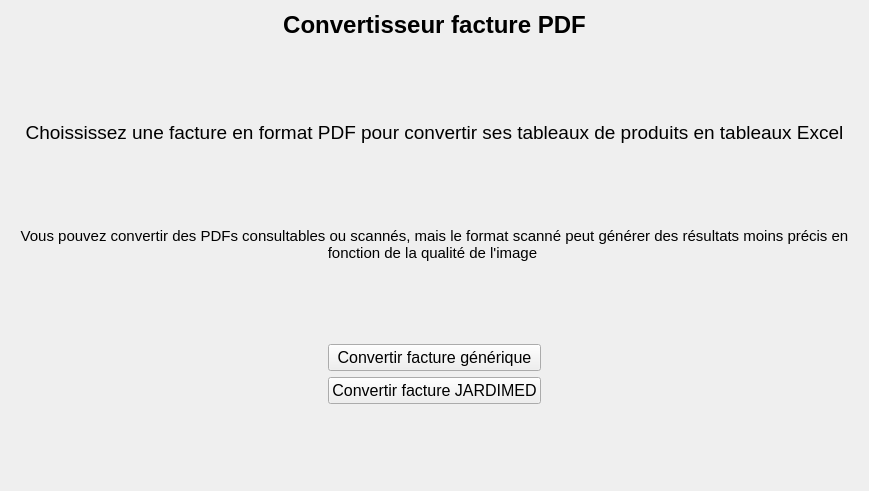
<?xml version="1.0" encoding="UTF-8"?>
<ui version="4.0">
 <class>Form</class>
 <widget class="QWidget" name="Form">
  <property name="geometry">
   <rect>
    <x>0</x>
    <y>0</y>
    <width>869</width>
    <height>491</height>
   </rect>
  </property>
  <property name="sizePolicy">
   <sizepolicy hsizetype="Expanding" vsizetype="Expanding">
    <horstretch>0</horstretch>
    <verstretch>0</verstretch>
   </sizepolicy>
  </property>
  <property name="font">
   <font>
    <pointsize>12</pointsize>
   </font>
  </property>
  <property name="windowTitle">
   <string>Form</string>
  </property>
  <layout class="QVBoxLayout" name="verticalLayout_2">
   <item>
    <widget class="QLabel" name="label">
     <property name="font">
      <font>
       <pointsize>14</pointsize>
       <bold>true</bold>
      </font>
     </property>
     <property name="text">
      <string>&lt;html&gt;&lt;head/&gt;&lt;body&gt;&lt;p align=&quot;center&quot;&gt;&lt;span style=&quot; font-size:18pt;&quot;&gt;Convertisseur facture PDF&lt;/span&gt;&lt;/p&gt;&lt;/body&gt;&lt;/html&gt;</string>
     </property>
    </widget>
   </item>
   <item>
    <spacer name="verticalSpacer_2">
     <property name="orientation">
      <enum>Qt::Orientation::Vertical</enum>
     </property>
     <property name="sizeHint" stdset="0">
      <size>
       <width>20</width>
       <height>40</height>
      </size>
     </property>
    </spacer>
   </item>
   <item>
    <widget class="QLabel" name="label_3">
     <property name="text">
      <string>&lt;html&gt;&lt;head/&gt;&lt;body&gt;&lt;p align=&quot;center&quot;&gt;&lt;span style=&quot; font-size:14pt;&quot;&gt;Choississez une facture en format PDF pour convertir ses tableaux de produits en tableaux Excel&lt;/span&gt;&lt;/p&gt;&lt;/body&gt;&lt;/html&gt;</string>
     </property>
    </widget>
   </item>
   <item>
    <spacer name="verticalSpacer_4">
     <property name="orientation">
      <enum>Qt::Orientation::Vertical</enum>
     </property>
     <property name="sizeHint" stdset="0">
      <size>
       <width>20</width>
       <height>40</height>
      </size>
     </property>
    </spacer>
   </item>
   <item>
    <widget class="QLabel" name="label_2">
     <property name="text">
      <string>&lt;html&gt;&lt;head/&gt;&lt;body&gt;&lt;p align=&quot;center&quot;&gt;&lt;span style=&quot; font-size:11pt;&quot;&gt;Vous pouvez convertir des PDFs consultables ou scannés, mais le format scanné peut générer des résultats moins précis en fonction de la qualité de l'image &lt;/span&gt;&lt;/p&gt;&lt;/body&gt;&lt;/html&gt;</string>
     </property>
     <property name="wordWrap">
      <bool>true</bool>
     </property>
    </widget>
   </item>
   <item>
    <spacer name="verticalSpacer">
     <property name="orientation">
      <enum>Qt::Orientation::Vertical</enum>
     </property>
     <property name="sizeHint" stdset="0">
      <size>
       <width>20</width>
       <height>40</height>
      </size>
     </property>
    </spacer>
   </item>
   <item>
    <layout class="QGridLayout" name="gridLayout">
     <item row="1" column="1">
      <widget class="QPushButton" name="b_Convertir_Facture_JARDIMED">
       <property name="text">
        <string>Convertir facture JARDIMED</string>
       </property>
      </widget>
     </item>
     <item row="0" column="0">
      <spacer name="horizontalSpacer">
       <property name="orientation">
        <enum>Qt::Orientation::Horizontal</enum>
       </property>
       <property name="sizeHint" stdset="0">
        <size>
         <width>40</width>
         <height>20</height>
        </size>
       </property>
      </spacer>
     </item>
     <item row="0" column="1">
      <widget class="QPushButton" name="b_Convertir_Facture_generique">
       <property name="text">
        <string>Convertir facture générique</string>
       </property>
      </widget>
     </item>
     <item row="0" column="2">
      <spacer name="horizontalSpacer_2">
       <property name="orientation">
        <enum>Qt::Orientation::Horizontal</enum>
       </property>
       <property name="sizeHint" stdset="0">
        <size>
         <width>40</width>
         <height>20</height>
        </size>
       </property>
      </spacer>
     </item>
    </layout>
   </item>
   <item>
    <spacer name="verticalSpacer_3">
     <property name="orientation">
      <enum>Qt::Orientation::Vertical</enum>
     </property>
     <property name="sizeHint" stdset="0">
      <size>
       <width>20</width>
       <height>40</height>
      </size>
     </property>
    </spacer>
   </item>
  </layout>
 </widget>
 <resources/>
 <connections/>
</ui>
